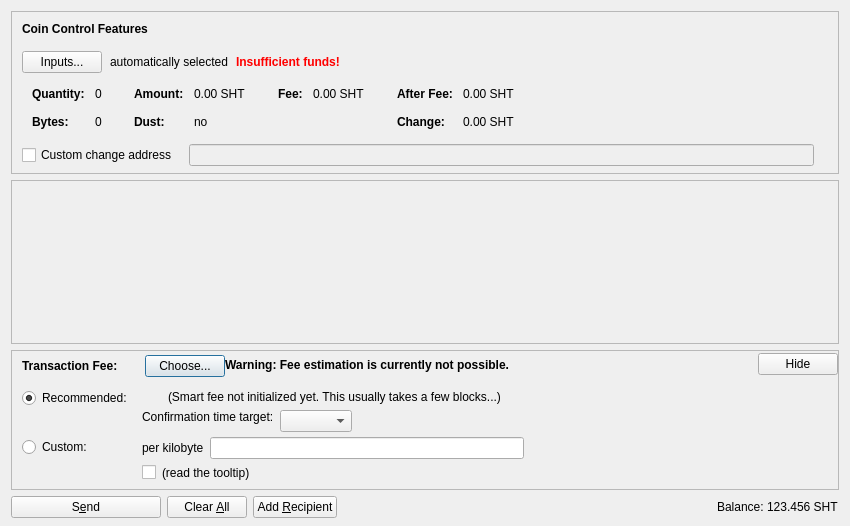
<?xml version="1.0" encoding="UTF-8"?>
<ui version="4.0">
 <class>SendCoinsDialog</class>
 <widget class="QDialog" name="SendCoinsDialog">
  <property name="geometry">
   <rect>
    <x>0</x>
    <y>0</y>
    <width>850</width>
    <height>526</height>
   </rect>
  </property>
  <property name="windowTitle">
   <string>Send Coins</string>
  </property>
  <layout class="QVBoxLayout" name="verticalLayout" stretch="0,1,0,0">
   <property name="bottomMargin">
    <number>8</number>
   </property>
   <item>
    <widget class="QFrame" name="frameCoinControl">
     <property name="sizePolicy">
      <sizepolicy hsizetype="Expanding" vsizetype="Expanding">
       <horstretch>0</horstretch>
       <verstretch>0</verstretch>
      </sizepolicy>
     </property>
     <property name="maximumSize">
      <size>
       <width>16777215</width>
       <height>16777215</height>
      </size>
     </property>
     <property name="frameShape">
      <enum>QFrame::StyledPanel</enum>
     </property>
     <property name="frameShadow">
      <enum>QFrame::Sunken</enum>
     </property>
     <layout class="QVBoxLayout" name="verticalLayoutCoinControl2">
      <property name="spacing">
       <number>0</number>
      </property>
      <property name="leftMargin">
       <number>0</number>
      </property>
      <property name="topMargin">
       <number>0</number>
      </property>
      <property name="rightMargin">
       <number>0</number>
      </property>
      <property name="bottomMargin">
       <number>6</number>
      </property>
      <item>
       <layout class="QVBoxLayout" name="verticalLayoutCoinControl" stretch="0,0,0,0,1">
        <property name="spacing">
         <number>0</number>
        </property>
        <property name="leftMargin">
         <number>10</number>
        </property>
        <property name="topMargin">
         <number>10</number>
        </property>
        <item>
         <layout class="QHBoxLayout" name="horizontalLayoutCoinControl1">
          <property name="bottomMargin">
           <number>15</number>
          </property>
          <item>
           <widget class="QLabel" name="labelCoinControlFeatures">
            <property name="sizePolicy">
             <sizepolicy hsizetype="Preferred" vsizetype="Maximum">
              <horstretch>0</horstretch>
              <verstretch>0</verstretch>
             </sizepolicy>
            </property>
            <property name="font">
             <font>
              <weight>75</weight>
              <bold>true</bold>
             </font>
            </property>
            <property name="styleSheet">
             <string notr="true">font-weight:bold;</string>
            </property>
            <property name="text">
             <string>Coin Control Features</string>
            </property>
           </widget>
          </item>
         </layout>
        </item>
        <item>
         <layout class="QHBoxLayout" name="horizontalLayoutCoinControl2" stretch="0,0,0,0">
          <property name="spacing">
           <number>8</number>
          </property>
          <property name="bottomMargin">
           <number>10</number>
          </property>
          <item>
           <widget class="QPushButton" name="pushButtonCoinControl">
            <property name="styleSheet">
             <string notr="true"/>
            </property>
            <property name="text">
             <string>Inputs...</string>
            </property>
            <property name="autoDefault">
             <bool>false</bool>
            </property>
           </widget>
          </item>
          <item>
           <widget class="QLabel" name="labelCoinControlAutomaticallySelected">
            <property name="text">
             <string>automatically selected</string>
            </property>
            <property name="margin">
             <number>5</number>
            </property>
           </widget>
          </item>
          <item>
           <widget class="QLabel" name="labelCoinControlInsuffFunds">
            <property name="font">
             <font>
              <weight>75</weight>
              <bold>true</bold>
             </font>
            </property>
            <property name="styleSheet">
             <string notr="true">color:red;font-weight:bold;</string>
            </property>
            <property name="text">
             <string>Insufficient funds!</string>
            </property>
            <property name="margin">
             <number>5</number>
            </property>
           </widget>
          </item>
          <item>
           <spacer name="horizontalSpacerCoinControl">
            <property name="orientation">
             <enum>Qt::Horizontal</enum>
            </property>
            <property name="sizeHint" stdset="0">
             <size>
              <width>40</width>
              <height>1</height>
             </size>
            </property>
           </spacer>
          </item>
         </layout>
        </item>
        <item>
         <widget class="QWidget" name="widgetCoinControl" native="true">
          <property name="sizePolicy">
           <sizepolicy hsizetype="Preferred" vsizetype="Preferred">
            <horstretch>0</horstretch>
            <verstretch>0</verstretch>
           </sizepolicy>
          </property>
          <property name="minimumSize">
           <size>
            <width>0</width>
            <height>0</height>
           </size>
          </property>
          <property name="styleSheet">
           <string notr="true"/>
          </property>
          <layout class="QHBoxLayout" name="horizontalLayoutCoinControl5">
           <property name="leftMargin">
            <number>0</number>
           </property>
           <property name="topMargin">
            <number>0</number>
           </property>
           <property name="rightMargin">
            <number>0</number>
           </property>
           <property name="bottomMargin">
            <number>0</number>
           </property>
           <item>
            <layout class="QHBoxLayout" name="horizontalLayoutCoinControl3" stretch="0,0,0,1">
             <property name="spacing">
              <number>20</number>
             </property>
             <property name="topMargin">
              <number>0</number>
             </property>
             <property name="bottomMargin">
              <number>10</number>
             </property>
             <item>
              <layout class="QFormLayout" name="formLayoutCoinControl1">
               <property name="horizontalSpacing">
                <number>10</number>
               </property>
               <property name="verticalSpacing">
                <number>14</number>
               </property>
               <property name="leftMargin">
                <number>10</number>
               </property>
               <property name="topMargin">
                <number>4</number>
               </property>
               <property name="rightMargin">
                <number>6</number>
               </property>
               <item row="0" column="0">
                <widget class="QLabel" name="labelCoinControlQuantityText">
                 <property name="font">
                  <font>
                   <weight>75</weight>
                   <bold>true</bold>
                  </font>
                 </property>
                 <property name="text">
                  <string>Quantity:</string>
                 </property>
                 <property name="margin">
                  <number>0</number>
                 </property>
                </widget>
               </item>
               <item row="0" column="1">
                <widget class="QLabel" name="labelCoinControlQuantity">
                 <property name="cursor">
                  <cursorShape>IBeamCursor</cursorShape>
                 </property>
                 <property name="contextMenuPolicy">
                  <enum>Qt::ActionsContextMenu</enum>
                 </property>
                 <property name="text">
                  <string notr="true">0</string>
                 </property>
                 <property name="margin">
                  <number>0</number>
                 </property>
                 <property name="textInteractionFlags">
                  <set>Qt::LinksAccessibleByMouse|Qt::TextSelectableByKeyboard|Qt::TextSelectableByMouse</set>
                 </property>
                </widget>
               </item>
               <item row="1" column="0">
                <widget class="QLabel" name="labelCoinControlBytesText">
                 <property name="font">
                  <font>
                   <weight>75</weight>
                   <bold>true</bold>
                  </font>
                 </property>
                 <property name="text">
                  <string>Bytes:</string>
                 </property>
                </widget>
               </item>
               <item row="1" column="1">
                <widget class="QLabel" name="labelCoinControlBytes">
                 <property name="cursor">
                  <cursorShape>IBeamCursor</cursorShape>
                 </property>
                 <property name="contextMenuPolicy">
                  <enum>Qt::ActionsContextMenu</enum>
                 </property>
                 <property name="text">
                  <string notr="true">0</string>
                 </property>
                 <property name="textInteractionFlags">
                  <set>Qt::LinksAccessibleByMouse|Qt::TextSelectableByKeyboard|Qt::TextSelectableByMouse</set>
                 </property>
                </widget>
               </item>
              </layout>
             </item>
             <item>
              <layout class="QFormLayout" name="formLayoutCoinControl2">
               <property name="horizontalSpacing">
                <number>10</number>
               </property>
               <property name="verticalSpacing">
                <number>14</number>
               </property>
               <property name="leftMargin">
                <number>6</number>
               </property>
               <property name="topMargin">
                <number>4</number>
               </property>
               <property name="rightMargin">
                <number>6</number>
               </property>
               <item row="0" column="0">
                <widget class="QLabel" name="labelCoinControlAmountText">
                 <property name="font">
                  <font>
                   <weight>75</weight>
                   <bold>true</bold>
                  </font>
                 </property>
                 <property name="text">
                  <string>Amount:</string>
                 </property>
                 <property name="margin">
                  <number>0</number>
                 </property>
                </widget>
               </item>
               <item row="0" column="1">
                <widget class="QLabel" name="labelCoinControlAmount">
                 <property name="cursor">
                  <cursorShape>IBeamCursor</cursorShape>
                 </property>
                 <property name="contextMenuPolicy">
                  <enum>Qt::ActionsContextMenu</enum>
                 </property>
                 <property name="text">
                  <string notr="true">0.00 SHT</string>
                 </property>
                 <property name="textInteractionFlags">
                  <set>Qt::LinksAccessibleByMouse|Qt::TextSelectableByKeyboard|Qt::TextSelectableByMouse</set>
                 </property>
                </widget>
               </item>
               <item row="1" column="0">
                <widget class="QLabel" name="labelCoinControlLowOutputText">
                 <property name="font">
                  <font>
                   <weight>75</weight>
                   <bold>true</bold>
                  </font>
                 </property>
                 <property name="text">
                  <string>Dust:</string>
                 </property>
                </widget>
               </item>
               <item row="1" column="1">
                <widget class="QLabel" name="labelCoinControlLowOutput">
                 <property name="cursor">
                  <cursorShape>IBeamCursor</cursorShape>
                 </property>
                 <property name="contextMenuPolicy">
                  <enum>Qt::ActionsContextMenu</enum>
                 </property>
                 <property name="text">
                  <string notr="true">no</string>
                 </property>
                 <property name="textInteractionFlags">
                  <set>Qt::LinksAccessibleByMouse|Qt::TextSelectableByKeyboard|Qt::TextSelectableByMouse</set>
                 </property>
                </widget>
               </item>
              </layout>
             </item>
             <item>
              <layout class="QFormLayout" name="formLayoutCoinControl3">
               <property name="horizontalSpacing">
                <number>10</number>
               </property>
               <property name="verticalSpacing">
                <number>14</number>
               </property>
               <property name="leftMargin">
                <number>6</number>
               </property>
               <property name="topMargin">
                <number>4</number>
               </property>
               <property name="rightMargin">
                <number>6</number>
               </property>
               <item row="0" column="0">
                <widget class="QLabel" name="labelCoinControlFeeText">
                 <property name="font">
                  <font>
                   <weight>75</weight>
                   <bold>true</bold>
                  </font>
                 </property>
                 <property name="text">
                  <string>Fee:</string>
                 </property>
                 <property name="margin">
                  <number>0</number>
                 </property>
                </widget>
               </item>
               <item row="0" column="1">
                <widget class="QLabel" name="labelCoinControlFee">
                 <property name="cursor">
                  <cursorShape>IBeamCursor</cursorShape>
                 </property>
                 <property name="contextMenuPolicy">
                  <enum>Qt::ActionsContextMenu</enum>
                 </property>
                 <property name="text">
                  <string notr="true">0.00 SHT</string>
                 </property>
                 <property name="textInteractionFlags">
                  <set>Qt::LinksAccessibleByMouse|Qt::TextSelectableByKeyboard|Qt::TextSelectableByMouse</set>
                 </property>
                </widget>
               </item>
              </layout>
             </item>
             <item>
              <layout class="QFormLayout" name="formLayoutCoinControl4">
               <property name="horizontalSpacing">
                <number>10</number>
               </property>
               <property name="verticalSpacing">
                <number>14</number>
               </property>
               <property name="leftMargin">
                <number>6</number>
               </property>
               <property name="topMargin">
                <number>4</number>
               </property>
               <property name="rightMargin">
                <number>6</number>
               </property>
               <item row="0" column="0">
                <widget class="QLabel" name="labelCoinControlAfterFeeText">
                 <property name="font">
                  <font>
                   <weight>75</weight>
                   <bold>true</bold>
                  </font>
                 </property>
                 <property name="text">
                  <string>After Fee:</string>
                 </property>
                 <property name="margin">
                  <number>0</number>
                 </property>
                </widget>
               </item>
               <item row="0" column="1">
                <widget class="QLabel" name="labelCoinControlAfterFee">
                 <property name="cursor">
                  <cursorShape>IBeamCursor</cursorShape>
                 </property>
                 <property name="contextMenuPolicy">
                  <enum>Qt::ActionsContextMenu</enum>
                 </property>
                 <property name="text">
                  <string notr="true">0.00 SHT</string>
                 </property>
                 <property name="textInteractionFlags">
                  <set>Qt::LinksAccessibleByMouse|Qt::TextSelectableByKeyboard|Qt::TextSelectableByMouse</set>
                 </property>
                </widget>
               </item>
               <item row="1" column="0">
                <widget class="QLabel" name="labelCoinControlChangeText">
                 <property name="font">
                  <font>
                   <weight>75</weight>
                   <bold>true</bold>
                  </font>
                 </property>
                 <property name="text">
                  <string>Change:</string>
                 </property>
                </widget>
               </item>
               <item row="1" column="1">
                <widget class="QLabel" name="labelCoinControlChange">
                 <property name="cursor">
                  <cursorShape>IBeamCursor</cursorShape>
                 </property>
                 <property name="contextMenuPolicy">
                  <enum>Qt::ActionsContextMenu</enum>
                 </property>
                 <property name="text">
                  <string notr="true">0.00 SHT</string>
                 </property>
                 <property name="textInteractionFlags">
                  <set>Qt::LinksAccessibleByMouse|Qt::TextSelectableByKeyboard|Qt::TextSelectableByMouse</set>
                 </property>
                </widget>
               </item>
              </layout>
             </item>
            </layout>
           </item>
          </layout>
         </widget>
        </item>
        <item>
         <layout class="QHBoxLayout" name="horizontalLayoutCoinControl4" stretch="0,0,0">
          <property name="spacing">
           <number>12</number>
          </property>
          <property name="sizeConstraint">
           <enum>QLayout::SetDefaultConstraint</enum>
          </property>
          <property name="topMargin">
           <number>5</number>
          </property>
          <property name="rightMargin">
           <number>5</number>
          </property>
          <item>
           <widget class="QCheckBox" name="checkBoxCoinControlChange">
            <property name="toolTip">
             <string>If this is activated, but the change address is empty or invalid, change will be sent to a newly generated address.</string>
            </property>
            <property name="text">
             <string>Custom change address</string>
            </property>
           </widget>
          </item>
          <item>
           <widget class="QValidatedLineEdit" name="lineEditCoinControlChange">
            <property name="enabled">
             <bool>false</bool>
            </property>
            <property name="sizePolicy">
             <sizepolicy hsizetype="Expanding" vsizetype="Fixed">
              <horstretch>0</horstretch>
              <verstretch>0</verstretch>
             </sizepolicy>
            </property>
           </widget>
          </item>
          <item>
           <widget class="QLabel" name="labelCoinControlChangeLabel">
            <property name="sizePolicy">
             <sizepolicy hsizetype="Preferred" vsizetype="Expanding">
              <horstretch>0</horstretch>
              <verstretch>0</verstretch>
             </sizepolicy>
            </property>
            <property name="minimumSize">
             <size>
              <width>0</width>
              <height>0</height>
             </size>
            </property>
            <property name="text">
             <string/>
            </property>
            <property name="margin">
             <number>3</number>
            </property>
           </widget>
          </item>
         </layout>
        </item>
        <item>
         <spacer name="verticalSpacerCoinControl">
          <property name="orientation">
           <enum>Qt::Vertical</enum>
          </property>
          <property name="sizeHint" stdset="0">
           <size>
            <width>800</width>
            <height>1</height>
           </size>
          </property>
         </spacer>
        </item>
       </layout>
      </item>
     </layout>
    </widget>
   </item>
   <item>
    <widget class="QScrollArea" name="scrollArea">
     <property name="widgetResizable">
      <bool>true</bool>
     </property>
     <widget class="QWidget" name="scrollAreaWidgetContents">
      <property name="geometry">
       <rect>
        <x>0</x>
        <y>0</y>
        <width>830</width>
        <height>104</height>
       </rect>
      </property>
      <layout class="QVBoxLayout" name="verticalLayout_2" stretch="0,1">
       <property name="leftMargin">
        <number>0</number>
       </property>
       <property name="topMargin">
        <number>0</number>
       </property>
       <property name="rightMargin">
        <number>0</number>
       </property>
       <property name="bottomMargin">
        <number>0</number>
       </property>
       <item>
        <layout class="QVBoxLayout" name="entries">
         <property name="spacing">
          <number>6</number>
         </property>
        </layout>
       </item>
       <item>
        <spacer name="verticalSpacer">
         <property name="orientation">
          <enum>Qt::Vertical</enum>
         </property>
         <property name="sizeHint" stdset="0">
          <size>
           <width>20</width>
           <height>40</height>
          </size>
         </property>
        </spacer>
       </item>
      </layout>
     </widget>
    </widget>
   </item>
   <item>
    <widget class="QFrame" name="frameFee">
     <property name="sizePolicy">
      <sizepolicy hsizetype="Expanding" vsizetype="Expanding">
       <horstretch>0</horstretch>
       <verstretch>0</verstretch>
      </sizepolicy>
     </property>
     <property name="maximumSize">
      <size>
       <width>16777215</width>
       <height>16777215</height>
      </size>
     </property>
     <property name="frameShape">
      <enum>QFrame::StyledPanel</enum>
     </property>
     <property name="frameShadow">
      <enum>QFrame::Sunken</enum>
     </property>
     <layout class="QVBoxLayout" name="verticalLayoutFee1">
      <property name="spacing">
       <number>0</number>
      </property>
      <property name="leftMargin">
       <number>0</number>
      </property>
      <property name="topMargin">
       <number>0</number>
      </property>
      <property name="rightMargin">
       <number>0</number>
      </property>
      <property name="bottomMargin">
       <number>0</number>
      </property>
      <item>
       <layout class="QVBoxLayout" name="verticalLayoutFee2" stretch="0,0,0">
        <property name="spacing">
         <number>0</number>
        </property>
        <property name="leftMargin">
         <number>10</number>
        </property>
        <property name="topMargin">
         <number>0</number>
        </property>
        <item>
         <layout class="QHBoxLayout" name="horizontalLayoutFee1">
          <property name="bottomMargin">
           <number>0</number>
          </property>
          <item>
           <layout class="QVBoxLayout" name="verticalLayoutFee7">
            <property name="spacing">
             <number>0</number>
            </property>
            <item>
             <spacer name="verticalSpacerSmartFee">
              <property name="orientation">
               <enum>Qt::Vertical</enum>
              </property>
              <property name="sizeType">
               <enum>QSizePolicy::Fixed</enum>
              </property>
              <property name="sizeHint" stdset="0">
               <size>
                <width>1</width>
                <height>4</height>
               </size>
              </property>
             </spacer>
            </item>
            <item>
             <layout class="QHBoxLayout" name="horizontalLayoutSmartFee">
              <property name="spacing">
               <number>10</number>
              </property>
              <item>
               <widget class="QLabel" name="labelFeeHeadline">
                <property name="sizePolicy">
                 <sizepolicy hsizetype="Preferred" vsizetype="Maximum">
                  <horstretch>0</horstretch>
                  <verstretch>0</verstretch>
                 </sizepolicy>
                </property>
                <property name="font">
                 <font>
                  <weight>75</weight>
                  <bold>true</bold>
                 </font>
                </property>
                <property name="styleSheet">
                 <string notr="true">font-weight:bold;</string>
                </property>
                <property name="text">
                 <string>Transaction Fee:</string>
                </property>
               </widget>
              </item>
              <item>
               <widget class="QLabel" name="labelFeeMinimized">
                <property name="text">
                 <string/>
                </property>
               </widget>
              </item>
              <item>
               <widget class="QPushButton" name="buttonChooseFee">
                <property name="text">
                 <string>Choose...</string>
                </property>
               </widget>
              </item>
             </layout>
            </item>
            <item>
             <spacer name="verticalSpacer_5">
              <property name="orientation">
               <enum>Qt::Vertical</enum>
              </property>
              <property name="sizeHint" stdset="0">
               <size>
                <width>1</width>
                <height>1</height>
               </size>
              </property>
             </spacer>
            </item>
           </layout>
          </item>
          <item>
           <widget class="QLabel" name="fallbackFeeWarningLabel">
            <property name="toolTip">
             <string>Using the fallbackfee can result in sending a transaction that will take several hours or days (or never) to confirm. Consider choosing your fee manually or wait until you have validated the complete chain.</string>
            </property>
            <property name="font">
            <font>
                <weight>75</weight>
                <bold>true</bold>
            </font>
            </property>
            <property name="text">
             <string>Warning: Fee estimation is currently not possible.</string>
            </property>
            <property name="wordWrap">
             <bool>false</bool>
            </property>
           </widget>
          </item>
          <item>
           <spacer name="horizontalSpacer_4">
            <property name="orientation">
             <enum>Qt::Horizontal</enum>
            </property>
            <property name="sizeType">
             <enum>QSizePolicy::MinimumExpanding</enum>
            </property>
            <property name="sizeHint" stdset="0">
             <size>
              <width>40</width>
              <height>20</height>
             </size>
            </property>
           </spacer>
          </item>
          <item>
           <widget class="QPushButton" name="buttonMinimizeFee">
            <property name="toolTip">
             <string>collapse fee-settings</string>
            </property>
            <property name="text">
             <string>Hide</string>
            </property>
           </widget>
          </item>
         </layout>
        </item>
        <item>
         <widget class="QFrame" name="frameFeeSelection">
          <layout class="QVBoxLayout" name="verticalLayoutFee12">
           <property name="spacing">
            <number>0</number>
           </property>
           <property name="leftMargin">
            <number>0</number>
           </property>
           <property name="topMargin">
            <number>0</number>
           </property>
           <property name="rightMargin">
            <number>0</number>
           </property>
           <property name="bottomMargin">
            <number>0</number>
           </property>
           <item>
            <layout class="QGridLayout" name="gridLayoutFee">
             <property name="topMargin">
              <number>10</number>
             </property>
             <property name="bottomMargin">
              <number>4</number>
             </property>
             <property name="horizontalSpacing">
              <number>10</number>
             </property>
             <property name="verticalSpacing">
              <number>4</number>
             </property>
             <item row="1" column="1">
              <layout class="QVBoxLayout" name="verticalLayoutFee8">
               <property name="spacing">
                <number>6</number>
               </property>
               <item>
                <layout class="QHBoxLayout" name="horizontalLayoutFee13">
                 <item>
                  <widget class="QLabel" name="labelCustomPerKilobyte">
                   <property name="toolTip">
                    <string>If the custom fee is set to 1000 satoshis and the transaction is only 250 bytes, then &quot;per kilobyte&quot; only pays 250 satoshis in fee, while &quot;total at least&quot; pays 1000 satoshis. For transactions bigger than a kilobyte both pay by kilobyte.</string>
                   </property>
                   <property name="text">
                    <string>per kilobyte</string>
                   </property>
                  </widget>
                 </item>
                 <item>
                  <widget class="BitcoinAmountField" name="customFee"/>
                 </item>
                 <item>
                  <spacer name="horizontalSpacer_6">
                   <property name="orientation">
                    <enum>Qt::Horizontal</enum>
                   </property>
                   <property name="sizeHint" stdset="0">
                    <size>
                     <width>1</width>
                     <height>1</height>
                    </size>
                   </property>
                  </spacer>
                 </item>
                </layout>
               </item>
               <item>
                <layout class="QHBoxLayout" name="horizontalLayoutFee8">
                 <item>
                  <widget class="QCheckBox" name="checkBoxMinimumFee">
                   <property name="toolTip">
                    <string>Paying only the minimum fee is just fine as long as there is less transaction volume than space in the blocks. But be aware that this can end up in a never confirming transaction once there is more demand for ShitcoinDeLuxe transactions than the network can process.</string>
                   </property>
                   <property name="text">
                    <string/>
                   </property>
                  </widget>
                 </item>
                 <item>
                  <widget class="QLabel" name="labelMinFeeWarning">
                   <property name="enabled">
                    <bool>true</bool>
                   </property>
                   <property name="toolTip">
                    <string>Paying only the minimum fee is just fine as long as there is less transaction volume than space in the blocks. But be aware that this can end up in a never confirming transaction once there is more demand for ShitcoinDeLuxe transactions than the network can process.</string>
                   </property>
                   <property name="text">
                    <string>(read the tooltip)</string>
                   </property>
                   <property name="margin">
                    <number>5</number>
                   </property>
                  </widget>
                 </item>
                 <item>
                  <spacer name="horizontalSpacer_2">
                   <property name="orientation">
                    <enum>Qt::Horizontal</enum>
                   </property>
                   <property name="sizeHint" stdset="0">
                    <size>
                     <width>1</width>
                     <height>1</height>
                    </size>
                   </property>
                  </spacer>
                 </item>
                </layout>
               </item>
              </layout>
             </item>
             <item row="0" column="0">
              <layout class="QVBoxLayout" name="verticalLayoutFee4" stretch="0,1">
               <item>
                <widget class="QRadioButton" name="radioSmartFee">
                 <property name="text">
                  <string>Recommended:</string>
                 </property>
                 <property name="checked">
                  <bool>true</bool>
                 </property>
                 <attribute name="buttonGroup">
                  <string notr="true">groupFee</string>
                 </attribute>
                </widget>
               </item>
               <item>
                <spacer name="verticalSpacer_2">
                 <property name="orientation">
                  <enum>Qt::Vertical</enum>
                 </property>
                 <property name="sizeHint" stdset="0">
                  <size>
                   <width>1</width>
                   <height>1</height>
                  </size>
                 </property>
                </spacer>
               </item>
              </layout>
             </item>
             <item row="1" column="0">
              <layout class="QVBoxLayout" name="verticalLayoutFee9" stretch="0,1">
               <item>
                <widget class="QRadioButton" name="radioCustomFee">
                 <property name="text">
                  <string>Custom:</string>
                 </property>
                 <attribute name="buttonGroup">
                  <string notr="true">groupFee</string>
                 </attribute>
                </widget>
               </item>
               <item>
                <spacer name="verticalSpacer_6">
                 <property name="orientation">
                  <enum>Qt::Vertical</enum>
                 </property>
                 <property name="sizeHint" stdset="0">
                  <size>
                   <width>1</width>
                   <height>1</height>
                  </size>
                 </property>
                </spacer>
               </item>
              </layout>
             </item>
             <item row="0" column="1">
              <layout class="QVBoxLayout" name="verticalLayoutFee3" stretch="0,0,1">
               <property name="spacing">
                <number>6</number>
               </property>
               <property name="topMargin">
                <number>2</number>
               </property>
               <item>
                <layout class="QHBoxLayout" name="horizontalLayoutFee12">
                 <item>
                  <widget class="QLabel" name="labelSmartFee">
                   <property name="text">
                    <string/>
                   </property>
                   <property name="margin">
                    <number>2</number>
                   </property>
                  </widget>
                 </item>
                 <item>
                  <widget class="QLabel" name="labelFeeEstimation">
                   <property name="text">
                    <string/>
                   </property>
                  </widget>
                 </item>
                 <item>
                  <widget class="QLabel" name="labelSmartFee2">
                   <property name="text">
                    <string>(Smart fee not initialized yet. This usually takes a few blocks...)</string>
                   </property>
                   <property name="margin">
                    <number>2</number>
                   </property>
                  </widget>
                 </item>
                 <item>
                  <spacer name="horizontalSpacer_5">
                   <property name="orientation">
                    <enum>Qt::Horizontal</enum>
                   </property>
                   <property name="sizeHint" stdset="0">
                    <size>
                     <width>1</width>
                     <height>1</height>
                    </size>
                   </property>
                  </spacer>
                 </item>
                </layout>
               </item>
               <item>
                <layout class="QHBoxLayout" name="horizontalLayoutFee9">
                 <item>
                  <layout class="QVBoxLayout" name="verticalLayoutFee6">
                   <item>
                    <widget class="QLabel" name="labelSmartFee3">
                     <property name="text">
                      <string>Confirmation time target:</string>
                     </property>
                     <property name="margin">
                      <number>2</number>
                     </property>
                    </widget>
                   </item>
                   <item>
                    <spacer name="verticalSpacer_3">
                     <property name="orientation">
                      <enum>Qt::Vertical</enum>
                     </property>
                     <property name="sizeHint" stdset="0">
                      <size>
                       <width>1</width>
                       <height>1</height>
                      </size>
                     </property>
                    </spacer>
                   </item>
                  </layout>
                 </item>
                 <item>
                  <layout class="QVBoxLayout" name="verticalLayoutFee5">
                   <property name="rightMargin">
                    <number>30</number>
                   </property>
                   <item>
                    <layout class="QHBoxLayout" name="horizontalLayoutConfTarget">
                     <property name="bottomMargin">
                      <number>0</number>
                     </property>
                     <item>
                      <widget class="QComboBox" name="confTargetSelector"/>
                     </item>
                     <item>
                      <spacer name="horizontalSpacerConfTarget">
                       <property name="orientation">
                        <enum>Qt::Horizontal</enum>
                       </property>
                       <property name="sizeHint" stdset="0">
                        <size>
                         <width>40</width>
                         <height>20</height>
                        </size>
                       </property>
                      </spacer>
                     </item>
                    </layout>
                   </item>
                  </layout>
                 </item>
                </layout>
               </item>
               <item>
                <spacer name="verticalSpacer_4">
                 <property name="orientation">
                  <enum>Qt::Vertical</enum>
                 </property>
                 <property name="sizeHint" stdset="0">
                  <size>
                   <width>1</width>
                   <height>1</height>
                  </size>
                 </property>
                </spacer>
               </item>
              </layout>
             </item>
            </layout>
           </item>
          </layout>
         </widget>
        </item>
        <item>
         <spacer name="verticalSpacerFee">
          <property name="orientation">
           <enum>Qt::Vertical</enum>
          </property>
          <property name="sizeHint" stdset="0">
           <size>
            <width>40</width>
            <height>5</height>
           </size>
          </property>
         </spacer>
        </item>
       </layout>
      </item>
     </layout>
    </widget>
   </item>
   <item>
    <layout class="QHBoxLayout" name="horizontalLayout">
     <item>
      <widget class="QPushButton" name="sendButton">
       <property name="minimumSize">
        <size>
         <width>150</width>
         <height>0</height>
        </size>
       </property>
       <property name="toolTip">
        <string>Confirm the send action</string>
       </property>
       <property name="text">
        <string>S&amp;end</string>
       </property>
       <property name="icon">
        <iconset resource="../bitcoin.qrc">
         <normaloff>:/icons/send</normaloff>:/icons/send</iconset>
       </property>
       <property name="autoDefault">
        <bool>false</bool>
       </property>
       <property name="default">
        <bool>false</bool>
       </property>
      </widget>
     </item>
     <item>
      <widget class="QPushButton" name="clearButton">
       <property name="sizePolicy">
        <sizepolicy hsizetype="Minimum" vsizetype="Fixed">
         <horstretch>0</horstretch>
         <verstretch>0</verstretch>
        </sizepolicy>
       </property>
       <property name="toolTip">
        <string>Clear all fields of the form.</string>
       </property>
       <property name="text">
        <string>Clear &amp;All</string>
       </property>
       <property name="icon">
        <iconset resource="../bitcoin.qrc">
         <normaloff>:/icons/remove</normaloff>:/icons/remove</iconset>
       </property>
       <property name="autoDefault">
        <bool>false</bool>
       </property>
      </widget>
     </item>
     <item>
      <widget class="QPushButton" name="addButton">
       <property name="toolTip">
        <string>Send to multiple recipients at once</string>
       </property>
       <property name="text">
        <string>Add &amp;Recipient</string>
       </property>
       <property name="icon">
        <iconset resource="../bitcoin.qrc">
         <normaloff>:/icons/add</normaloff>:/icons/add</iconset>
       </property>
       <property name="autoDefault">
        <bool>false</bool>
       </property>
      </widget>
     </item>
     <item>
      <spacer name="horizontalSpacer">
       <property name="orientation">
        <enum>Qt::Horizontal</enum>
       </property>
       <property name="sizeHint" stdset="0">
        <size>
         <width>40</width>
         <height>20</height>
        </size>
       </property>
      </spacer>
     </item>
     <item>
      <layout class="QHBoxLayout" name="horizontalLayout_2">
       <property name="spacing">
        <number>3</number>
       </property>
       <item>
        <widget class="QLabel" name="label">
         <property name="sizePolicy">
          <sizepolicy hsizetype="Preferred" vsizetype="Fixed">
           <horstretch>0</horstretch>
           <verstretch>0</verstretch>
          </sizepolicy>
         </property>
         <property name="text">
          <string>Balance:</string>
         </property>
        </widget>
       </item>
       <item>
        <widget class="QLabel" name="labelBalance">
         <property name="sizePolicy">
          <sizepolicy hsizetype="Preferred" vsizetype="Fixed">
           <horstretch>0</horstretch>
           <verstretch>0</verstretch>
          </sizepolicy>
         </property>
         <property name="cursor">
          <cursorShape>IBeamCursor</cursorShape>
         </property>
         <property name="text">
          <string notr="true">123.456 SHT</string>
         </property>
         <property name="textInteractionFlags">
          <set>Qt::LinksAccessibleByMouse|Qt::TextSelectableByKeyboard|Qt::TextSelectableByMouse</set>
         </property>
        </widget>
       </item>
      </layout>
     </item>
    </layout>
   </item>
  </layout>
 </widget>
 <customwidgets>
  <customwidget>
   <class>QValidatedLineEdit</class>
   <extends>QLineEdit</extends>
   <header>qvalidatedlineedit.h</header>
  </customwidget>
  <customwidget>
   <class>BitcoinAmountField</class>
   <extends>QLineEdit</extends>
   <header>bitcoinamountfield.h</header>
   <container>1</container>
  </customwidget>
 </customwidgets>
 <resources>
  <include location="../bitcoin.qrc"/>
 </resources>
 <connections/>
 <buttongroups>
  <buttongroup name="groupFee"/>
 </buttongroups>
</ui>
